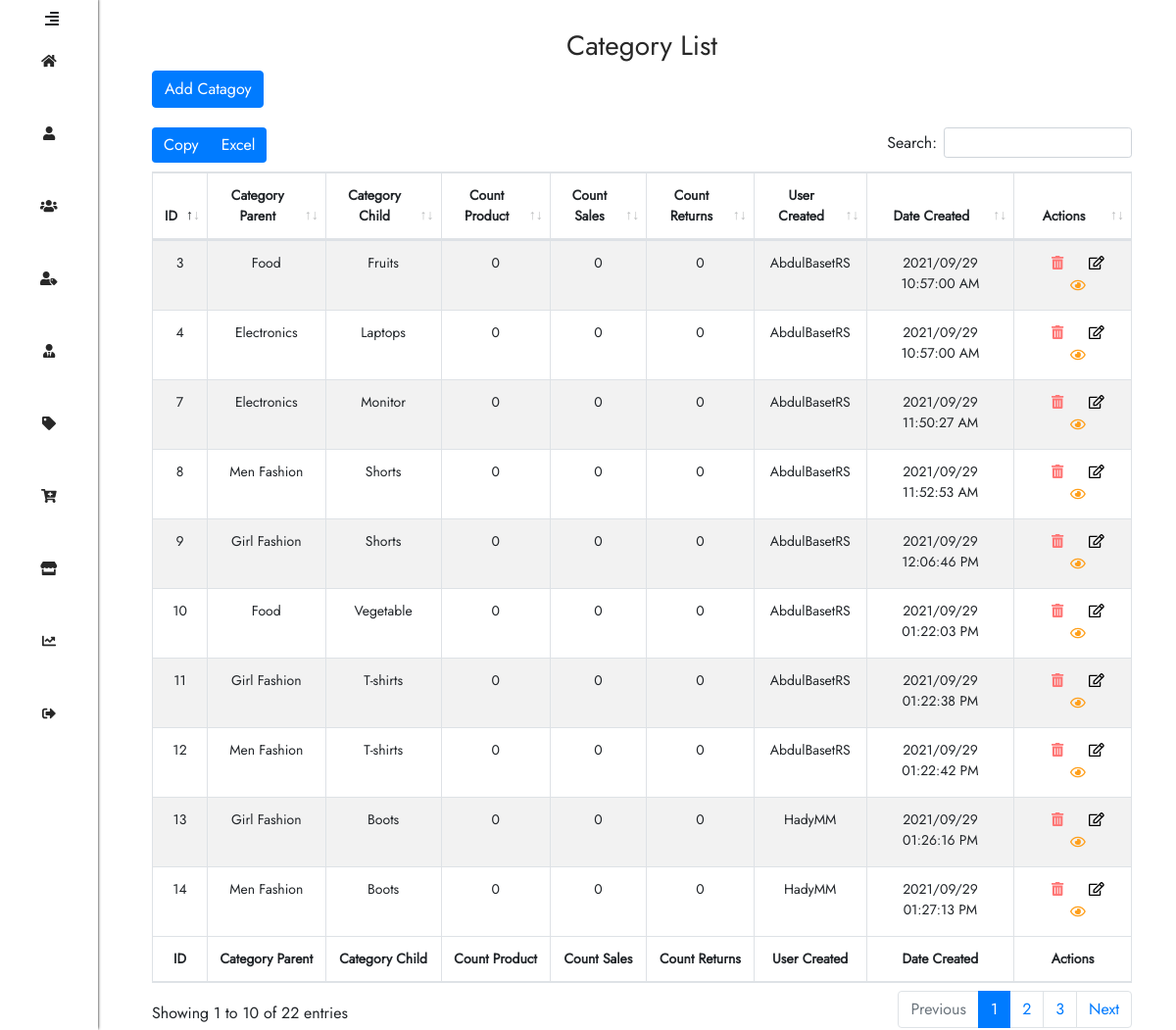
The page /Category-Management.php (signed in) on the database its author committed.
### tables this page shows
CREATE TABLE `ha_category_list` (
  `HA_C_L_ID` bigint(20) UNSIGNED NOT NULL,
  `HA_C_L_Category_Name` varchar(255) NOT NULL,
  `HA_C_L_Parent_ID` varchar(255) NOT NULL,
  `HA_C_L_Status` varchar(255) NOT NULL,
  `HA_C_L_Count_Products` varchar(255) NOT NULL,
  `HA_C_L_Count_Sales` varchar(255) NOT NULL,
  `HA_C_L_Count_Returns` varchar(255) NOT NULL,
  `HA_C_L_Date_Created` varchar(255) NOT NULL,
  `HA_C_L_Time_Created` varchar(255) NOT NULL,
  `HA_C_L_User_ID_Created` varchar(255) NOT NULL
);

CREATE TABLE `ha_users` (
  `HA_U_ID` bigint(20) UNSIGNED NOT NULL,
  `HA_U_Username` varchar(255) NOT NULL,
  `HA_U_Password` varchar(255) NOT NULL,
  `HA_U_User_Status` varchar(255) NOT NULL,
  `HA_U_First_Name` varchar(255) NOT NULL,
  `HA_U_Second_Name` varchar(255) NOT NULL,
  `HA_U_Last_Name` varchar(255) NOT NULL,
  `HA_U_Last_Login` varchar(255) NOT NULL,
  `HA_U_Login_From_IP` varchar(255) NOT NULL,
  `HA_U_Gender` varchar(255) NOT NULL,
  `HA_U_Birthday` varchar(255) NOT NULL,
  `HA_U_Country` varchar(255) NOT NULL,
  `HA_U_ZIP_Code` varchar(255) NOT NULL,
  `HA_U_Address` varchar(255) NOT NULL,
  `HA_U_Email` varchar(255) NOT NULL,
  `HA_U_Mobile_Number` varchar(255) NOT NULL,
  `HA_U_User_Type` varchar(255) NOT NULL,
  `HA_P_Views` varchar(255) NOT NULL,
  `HA_U_Sales` varchar(255) NOT NULL,
  `HA_U_Purchase` varchar(255) NOT NULL,
  `HA_U_Date_Created` varchar(255) NOT NULL,
  `HA_U_Time_Created` varchar(255) NOT NULL
);

### Datebase/DB-Category-Management.php (called while the page is built, shortened)
<?php
    $SQL_Category_List = 'SELECT * FROM ha_category_list WHERE HA_C_L_Status = "Active" AND HA_C_L_Parent_ID != "" ORDER BY HA_C_L_ID DESC ';
    $Result_Category_List = mysqli_query($Connection,$SQL_Category_List);
    $Count_Category_List  = mysqli_num_rows($Result_Category_List);
?>

### Website-Structure/Category-Management-Body.php (the view, shortened to what this page needs)
<div class="Content-table right-catagroy">
<h3 style="text-align: center;"> Category List </h3>
<div class="Add-Catagroy">
    <button type="button" class="btn btn-primary" data-Catagroy = ".add-catgroy-from" id="Add">Add Catagoy</button>
</div>
<table id="example" class="table table-striped table-bordered" style="width:100%;text-align:center;">
        <thead>
            <tr class="header-table">
                <th>ID</th>
                <th>Category Parent</th>
                <th>Category Child</th>
                <th>Count Product</th>
                <th>Count Sales</th>
                <th>Count Returns</th>
                <th>User Created</th>
                <th>Date Created</th>
                <th>Actions</th>
            </tr>
        </thead>
        <tbody>
            <?php
                if ($Count_Category_List > 0) {
                    $id= 0;
                    while ($Rows = mysqli_fetch_array($Result_Category_List)) {
                        $SQL_Get_Parent_Name = 'SELECT HA_C_L_Category_Name FROM ha_category_list WHERE HA_C_L_ID = "'.$Rows['HA_C_L_Parent_ID'].'"';
                        $Result_Get_Parent_Name = mysqli_query($Connection,$SQL_Get_Parent_Name);
                        $Row_Get_Parent_Name  = mysqli_fetch_array($Result_Get_Parent_Name, MYSQLI_ASSOC);
                        $SQL_Get_Username= 'SELECT HA_U_Username FROM ha_users WHERE HA_U_ID = "'.$Rows['HA_C_L_User_ID_Created'].'"';
                        $Result_Get_Username = mysqli_query($Connection,$SQL_Get_Username);
                        $Row_Get_Username = mysqli_fetch_array($Result_Get_Username, MYSQLI_ASSOC);
                        echo '
                            <tr class="t-body">
                                <td>'.$Rows['HA_C_L_ID'].'</td>
                                <td>'.$Row_Get_Parent_Name['HA_C_L_Category_Name'].'</td>
                                <td>'.$Rows['HA_C_L_Category_Name'].'</td>
                                <td>'.$Rows['HA_C_L_Count_Products'].'</td>
                                <td>'.$Rows['HA_C_L_Count_Sales'].'</td>
                                <td>'.$Rows['HA_C_L_Count_Returns'].'</td>
                                <td>'.$Row_Get_Username['HA_U_Username'].'</td>
                                <td>'.$Rows['HA_C_L_Date_Created'] . ' ' . $Rows['HA_C_L_Time_Created'] . '</td>
                                <td class="last-Action">
                                    <button type="button" class="Trash" data-module=".question-delete-row" id="TD'.$id.'" onclick="clickhere(this.id)"> <i class="fas fa-trash-alt"></i> </button>
                                    <button type="button" class="Edit" data-module=".Edit-row" id="-T'.$id.'" onclick="clickhere(this.id)"> <i class="far fa-edit"></i> </button>
                                    <button type="button" class="View" data-module=".View-row" id="T'.$id.'" onclick="clickhere(this.id)"> <i class="far fa-eye"></i> </button>
                                </td>
                            </tr>
                        ';
                        $id +=1;
                    }
                }
            ?>
        </tbody>
        <tfoot>
            <tr>
                <th>ID</th>
                <th>Category Parent</th>
                <th>Category Child</th>
                <th>Count Product</th>
                <th>Count Sales</th>
                <th>Count Returns</th>
                <th>User Created</th>
                <th>Date Created</th>
                <th>Actions</th>
            </tr>
        </tfoot>
</table>
</div>

### CSS-Files/H_A.css (style rules this page uses)
*, *::after, *::before { box-sizing: border-box; }
body { font-family: 'Jost', sans-serif; font-weight: 400; }
h1, h2, h3, h4, h5, h6 { color: #282828; }
.Content-table { -moz-transition: all 0.5s; -ms-transition: all 0.5s; -o-transition: all 0.5s; transition: all 0.5s; padding-left: 140px; padding-top: 30px; padding-right: 30px; width: 100%; height: 100%; }
.t-body td:first-child { text-align: center; }
tfoot tr th:first-child { text-align: center; }
.t-body td button { margin-left: 10px; border: none; outline: none; background-color: transparent; }
.Add-Catagroy { margin-bottom: 20px; }

### CSS-Files/catagroy.css (style rules this page uses)
*, *::after, *::before { box-sizing: border-box; }
body { font-family: 'Jost', sans-serif; font-weight: 400; }
h1, h2, h3, h4, h5, h6 { color: #282828; }
.Trash { color: #ff7675; }
.View { color: #ff9f1a; }
table { font-size: 14px; }
table tr th { width: auto !important; }
.Content-table { -moz-transition: all 0.5s; -ms-transition: all 0.5s; -o-transition: all 0.5s; transition: all 0.5s; padding-left: 140px; padding-top: 30px; padding-right: 30px; width: 100%; height: 100%; }
.t-body td:first-child { text-align: center; }
tfoot tr th:first-child { text-align: center; }
.t-body td button { margin-left: 10px; border: none; outline: none; background-color: transparent; }
.Add-Catagroy { margin-bottom: 20px; }

### rows shown on the page
ha_category_list: HA_C_L_ID "14", ha_category_list.HA_C_L_Category_Name "Men Fashion", HA_C_L_Category_Name "Boots", HA_C_L_Count_Products "0", HA_C_L_Count_Sales "0", HA_C_L_Count_Returns "0", ha_users.HA_U_Username "HadyMM", HA_C_L_Date_Created "2021/09/29", HA_C_L_Time_Created "01:27:13 PM"
ha_category_list: HA_C_L_ID "13", ha_category_list.HA_C_L_Category_Name "Girl Fashion", HA_C_L_Category_Name "Boots", HA_C_L_Count_Products "0", HA_C_L_Count_Sales "0", HA_C_L_Count_Returns "0", ha_users.HA_U_Username "HadyMM", HA_C_L_Date_Created "2021/09/29", HA_C_L_Time_Created "01:26:16 PM"
ha_category_list: HA_C_L_ID "12", ha_category_list.HA_C_L_Category_Name "Men Fashion", HA_C_L_Category_Name "T-shirts", HA_C_L_Count_Products "0", HA_C_L_Count_Sales "0", HA_C_L_Count_Returns "0", ha_users.HA_U_Username "AbdulBasetRS", HA_C_L_Date_Created "2021/09/29", HA_C_L_Time_Created "01:22:42 PM"
ha_category_list: HA_C_L_ID "11", ha_category_list.HA_C_L_Category_Name "Girl Fashion", HA_C_L_Category_Name "T-shirts", HA_C_L_Count_Products "0", HA_C_L_Count_Sales "0", HA_C_L_Count_Returns "0", ha_users.HA_U_Username "AbdulBasetRS", HA_C_L_Date_Created "2021/09/29", HA_C_L_Time_Created "01:22:38 PM"
ha_category_list: HA_C_L_ID "10", ha_category_list.HA_C_L_Category_Name "Food", HA_C_L_Category_Name "Vegetable", HA_C_L_Count_Products "0", HA_C_L_Count_Sales "0", HA_C_L_Count_Returns "0", ha_users.HA_U_Username "AbdulBasetRS", HA_C_L_Date_Created "2021/09/29", HA_C_L_Time_Created "01:22:03 PM"
ha_category_list: HA_C_L_ID "9", ha_category_list.HA_C_L_Category_Name "Girl Fashion", HA_C_L_Category_Name "Shorts", HA_C_L_Count_Products "0", HA_C_L_Count_Sales "0", HA_C_L_Count_Returns "0", ha_users.HA_U_Username "AbdulBasetRS", HA_C_L_Date_Created "2021/09/29", HA_C_L_Time_Created "12:06:46 PM"
ha_category_list: HA_C_L_ID "8", ha_category_list.HA_C_L_Category_Name "Men Fashion", HA_C_L_Category_Name "Shorts", HA_C_L_Count_Products "0", HA_C_L_Count_Sales "0", HA_C_L_Count_Returns "0", ha_users.HA_U_Username "AbdulBasetRS", HA_C_L_Date_Created "2021/09/29", HA_C_L_Time_Created "11:52:53 AM"
ha_category_list: HA_C_L_ID "7", ha_category_list.HA_C_L_Category_Name "Electronics", HA_C_L_Category_Name "Monitor", HA_C_L_Count_Products "0", HA_C_L_Count_Sales "0", HA_C_L_Count_Returns "0", ha_users.HA_U_Username "AbdulBasetRS", HA_C_L_Date_Created "2021/09/29", HA_C_L_Time_Created "11:50:27 AM"
ha_category_list: HA_C_L_ID "4", ha_category_list.HA_C_L_Category_Name "Electronics", HA_C_L_Category_Name "Laptops", HA_C_L_Count_Products "0", HA_C_L_Count_Sales "0", HA_C_L_Count_Returns "0", ha_users.HA_U_Username "AbdulBasetRS", HA_C_L_Date_Created "2021/09/29", HA_C_L_Time_Created "10:57:00 AM"
ha_category_list: HA_C_L_ID "3", ha_category_list.HA_C_L_Category_Name "Food", HA_C_L_Category_Name "Fruits", HA_C_L_Count_Products "0", HA_C_L_Count_Sales "0", HA_C_L_Count_Returns "0", ha_users.HA_U_Username "AbdulBasetRS", HA_C_L_Date_Created "2021/09/29", HA_C_L_Time_Created "10:57:00 AM"
